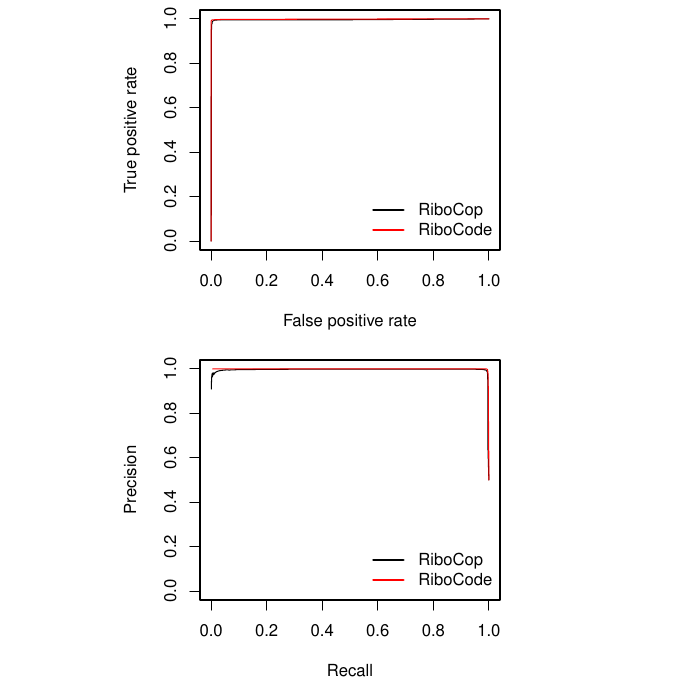

The R source for this figure:
library(ROCR)
data <- read.table("ROC_input.txt",header=TRUE,row.names=1)
mymethod <- prediction(data[["ribocop"]],data$truth)
ribocode <- prediction(-data[["ribocode"]],data$truth)
# ribotaper <- prediction(-data[["ribotaper"]],data$truth)
# orfscore <- prediction(data[["ORFscore"]],data$truth)

mymethod1 = performance(mymethod,"tpr","fpr")
ribocode1 = performance(ribocode,"tpr","fpr")
# ribotaper1 = performance(ribotaper,"tpr","fpr")
# orfscore1 = performance(orfscore,"tpr","fpr")

mymethod2 = performance(mymethod,"prec","rec")
ribocode2 = performance(ribocode,"prec","rec")
# ribotaper2 = performance(ribotaper,"prec","rec")
# orfscore2 = performance(orfscore,"prec","rec")

pdf("ROC.pdf")
par(mfrow=c(2,1))
par(mai=c(1,2,0.1,2))
#
plot([email redacted][[1]],[email redacted][[1]],xlab = [email redacted],[email redacted],col="black",type="l",ylim = c(0,1))
points([email redacted][[1]],[email redacted][[1]],xlab = [email redacted],[email redacted],col="red",type="l")
# points([email redacted][[1]],[email redacted][[1]],xlab = [email redacted],[email redacted],col="blue",type="l")
# points([email redacted][[1]],[email redacted][[1]],xlab = [email redacted],[email redacted],col="green",type="l")
# legend(x="bottomright", legend=c("RiboCop", "RiboCode", "RiboTaper", "ORFscore"),bty='n',col=c("black", "red", "blue", "green"),lwd=2.5,cex=1.0)
legend(x="bottomright", legend=c("RiboCop", "RiboCode"),bty='n',col=c("black", "red"),lwd=2.5,cex=1.0)
#
plot([email redacted][[1]],[email redacted][[1]],xlab = [email redacted],[email redacted],col="black",type="l",ylim = c(0,1))
points([email redacted][[1]],[email redacted][[1]],xlab = [email redacted],[email redacted],col="red",type="l")
# points([email redacted][[1]],[email redacted][[1]],xlab = [email redacted],[email redacted],col="blue",type="l")
# points([email redacted][[1]],[email redacted][[1]],xlab = [email redacted],[email redacted],col="green",type="l")
# legend(x="bottomright", legend=c("RiboCop", "RiboCode", "RiboTaper", "ORFscore"),bty='n',col=c("black", "red", "blue", "green"),lwd=2.5,cex=1.0)
legend(x="bottomright", legend=c("RiboCop", "RiboCode"),bty='n',col=c("black", "red"),lwd=2.5,cex=1.0)
dev.off()
#
mymethod3 = performance(mymethod,"auc")
ribocode3 = performance(ribocode,"auc")
# ribotaper3 = performance(ribotaper,"auc")
# orfscore3 = performance(orfscore,"auc")

# auc=c([email redacted][[1]],[email redacted][[1]],[email redacted][[1]],[email redacted][[1]])
auc=c([email redacted][[1]],[email redacted][[1]])
write.table(auc,"auc.txt",sep="\t",row.names=F,col.names=F)
